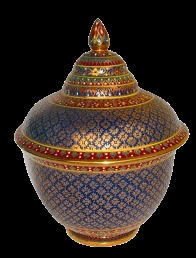
#> input picture thai_pottery/image.png, 196 x 258 px, found by its file name
$ python 3d_better.py
#> lines starting #> are read from the running program, lines starting #| are printed output that depends on the picture; after the words box and inside, x2 and y2 are one past the last pixel; in counts of white or black regions, pixels touching at a corner belong together
import cv2
import numpy as np
import pymesh

def load_image(image_path):
    """
    Load the 2D image from the given path.
    """
    return cv2.imread(image_path, cv2.IMREAD_COLOR)
#> returned value is the input picture: shape (258, 196, 3); mean B, G, R 31.8, 40.3, 52.8

def preprocess_image(image):
    """
    Preprocess the image for feature extraction and 3D reconstruction.
    - Convert to grayscale
    - Apply edge detection
    """
    gray = cv2.cvtColor(image, cv2.COLOR_BGR2GRAY)
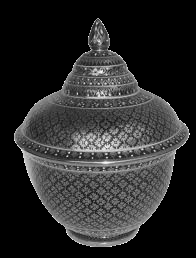
#> gray: shape (258, 196); min 0, max 255, mean 43
    edges = cv2.Canny(gray, 50, 150)
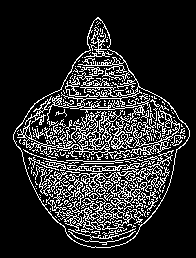
#> edges: shape (258, 196); 16.9% white in thin lines or dots, all inside (x1, y1, x2, y2) = (13, 17, 190, 248)
    return gray, edges

def extract_features(image, edges):
    """
    Extract features from the image for 3D reconstruction.
    """
    # Placeholder function for feature extraction
    # Implement feature extraction, segmentation, etc. here
    features = {}  # Example: {'contours': contours}
    return features

def reconstruct_3d_mesh(image, features):
    """
    Reconstruct the 3D mesh from the 2D image and extracted features.
    - Use PyMesh or Blender Python API for actual reconstruction
    """
    # Placeholder code for 3D reconstruction
    # Implement actual reconstruction logic
    vertices = np.array([])  # Example: reconstructed vertices
    faces = np.array([])     # Example: reconstructed faces
    mesh = pymesh.form_mesh(vertices, faces)
    return mesh

def optimize_mesh(mesh):
    """
    Optimize the 3D mesh for rendering.
    - Simplify and ensure compatibility with rendering platforms
    """
    # Placeholder code for optimization
    # Implement mesh optimization logic
    optimized_mesh = mesh  # Example: optimized version of the mesh
    return optimized_mesh

def save_mesh(mesh, output_path):
    """
    Save the 3D mesh to a file.
    """
    pymesh.save_mesh(output_path, mesh)

def main(image_path, output_path):
    """
    Main function to convert 2D image to 3D mesh.
    """
    # Load and preprocess image
    image = load_image(image_path)
    gray, edges = preprocess_image(image)

    # Extract features
    features = extract_features(gray, edges)
#> features = 0 items

    # Reconstruct 3D mesh
    mesh = reconstruct_3d_mesh(image, features)

    # Optimize and save mesh
    optimized_mesh = optimize_mesh(mesh)
    save_mesh(optimized_mesh, output_path)

if __name__ == "__main__":
    input_image_path = "/Users/janpoonthong/University/Year-3/Semester-1/selected_topic_in_computer_vision/thai_pottery/image.png"
    output_mesh_path = "path/to/your/output_mesh.obj"
    main(input_image_path, output_mesh_path)
#> (the call stopped at in reconstruct_3d_mesh, `mesh = pymesh.form_mesh(vertices, faces)`: pymesh is not available in this run)
